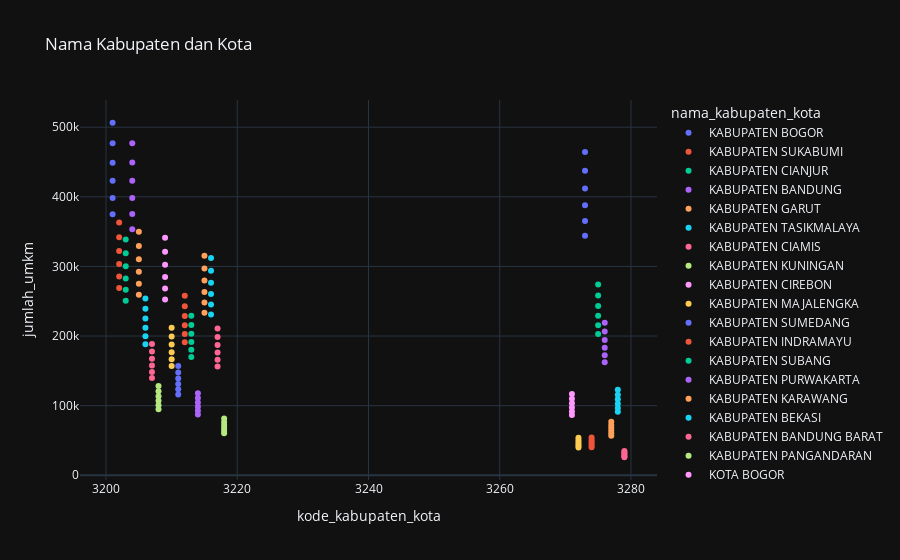

Notebook code for this chart:
### Markdown cell above
### **Nama Kabupaten dan Kota manakah yang memiliki Jumlah UMKM terbanyak?**

### Code cell
bivariate_visualization_scatter(
    data=data,
    y='jumlah_umkm',
    x='kode_kabupaten_kota',
    color='nama_kabupaten_kota',
    title='Nama Kabupaten dan Kota'
)

### Figure 1 — Plotly figure (JSON) as saved in the notebook; plotly's stock layout.template omitted (floating-point values rounded to 4 significant figures)
{"data": [{"hovertemplate": "nama_kabupaten_kota=KABUPATEN BOGOR<br>kode_kabupaten_kota=%{x}<br>jumlah_umkm=%{y}<extra></extra>", "legendgroup": "KABUPATEN BOGOR", "marker": {"color": "#636efa", "symbol": "circle"}, "mode": "markers", "name": "KABUPATEN BOGOR", "orientation": "v", "showlegend": true, "type": "scatter", "x": [3201, 3201, 3201, 3201, 3201, 3201], "xaxis": "x", "y": [375048, 398253, 422894, 449059, 476844, 506347], "yaxis": "y"}, {"hovertemplate": "<b>OLS trendline</b><br>jumlah_umkm = 136.855<br>R<sup>2</sup>=0.000000<br><br>nama_kabupaten_kota=KABUPATEN BOGOR<br>kode_kabupaten_kota=%{x}<br>jumlah_umkm=%{y} <b>(trend)</b><extra></extra>", "legendgroup": "KABUPATEN BOGOR", "marker": {"color": "#636efa", "symbol": "circle"}, "mode": "lines", "name": "KABUPATEN BOGOR", "showlegend": false, "type": "scatter", "x": [3201, 3201, 3201, 3201, 3201, 3201], "xaxis": "x", "y": [438100.0, 438100.0, 438100.0, 438100.0, 438100.0, 438100.0], "yaxis": "y"}, {"hovertemplate": "nama_kabupaten_kota=KABUPATEN SUKABUMI<br>kode_kabupaten_kota=%{x}<br>jumlah_umkm=%{y}<extra></extra>", "legendgroup": "KABUPATEN SUKABUMI", "marker": {"color": "#EF553B", "symbol": "circle"}, "mode": "markers", "name": "KABUPATEN SUKABUMI", "orientation": "v", "showlegend": true, "type": "scatter", "x": [3202, 3202, 3202, 3202, 3202, 3202], "xaxis": "x", "y": [269002, 285646, 303319, 322086, 342015, 363176], "yaxis": "y"}, {"hovertemplate": "<b>OLS trendline</b><br>jumlah_umkm = 98.1285<br>R<sup>2</sup>=0.000000<br><br>nama_kabupaten_kota=KABUPATEN SUKABUMI<br>kode_kabupaten_kota=%{x}<br>jumlah_umkm=%{y} <b>(trend)</b><extra></extra>", "legendgroup": "KABUPATEN SUKABUMI", "marker": {"color": "#EF553B", "symbol": "circle"}, "mode": "lines", "name": "KABUPATEN SUKABUMI", "showlegend": false, "type": "scatter", "x": [3202, 3202, 3202, 3202, 3202, 3202], "xaxis": "x", "y": [314200.0, 314200.0, 314200.0, 314200.0, 314200.0, 314200.0], "yaxis": "y"}, {"hovertemplate": "nama_kabupaten_kota=KABUPATEN CIANJUR<br>kode_kabupaten_kota=%{x}<br>jumlah_umkm=%{y}<extra></extra>", "legendgroup": "KABUPATEN CIANJUR", "marker": {"color": "#00cc96", "symbol": "circle"}, "mode": "markers", "name": "KABUPATEN CIANJUR", "orientation": "v", "showlegend": true, "type": "scatter", "x": [3203, 3203, 3203, 3203, 3203, 3203], "xaxis": "x", "y": [250808, 266326, 282804, 300302, 318882, 338612], "yaxis": "y"}, {"hovertemplate": "<b>OLS trendline</b><br>jumlah_umkm = 91.4629<br>R<sup>2</sup>=0.000000<br><br>nama_kabupaten_kota=KABUPATEN CIANJUR<br>kode_kabupaten_kota=%{x}<br>jumlah_umkm=%{y} <b>(trend)</b><extra></extra>", "legendgroup": "KABUPATEN CIANJUR", "marker": {"color": "#00cc96", "symbol": "circle"}, "mode": "lines", "name": "KABUPATEN CIANJUR", "showlegend": false, "type": "scatter", "x": [3203, 3203, 3203, 3203, 3203, 3203], "xaxis": "x", "y": [293000.0, 293000.0, 293000.0, 293000.0, 293000.0, 293000.0], "yaxis": "y"}, {"hovertemplate": "nama_kabupaten_kota=KABUPATEN BANDUNG<br>kode_kabupaten_kota=%{x}<br>jumlah_umkm=%{y}<extra></extra>", "legendgroup": "KABUPATEN BANDUNG", "marker": {"color": "#ab63fa", "symbol": "circle"}, "mode": "markers", "name": "KABUPATEN BANDUNG", "orientation": "v", "showlegend": true, "type": "scatter", "x": [3204, 3204, 3204, 3204, 3204, 3204], "xaxis": "x", "y": [353277, 375135, 398346, 422992, 449164, 476954], "yaxis": "y"}, {"hovertemplate": "<b>OLS trendline</b><br>jumlah_umkm = 128.79<br>R<sup>2</sup>=-0.000000<br><br>nama_kabupaten_kota=KABUPATEN BANDUNG<br>kode_kabupaten_kota=%{x}<br>jumlah_umkm=%{y} <b>(trend)</b><extra></extra>", "legendgroup": "KABUPATEN BANDUNG", "marker": {"color": "#ab63fa", "symbol": "circle"}, "mode": "lines", "name": "KABUPATEN BANDUNG", "showlegend": false, "type": "scatter", "x": [3204, 3204, 3204, 3204, 3204, 3204], "xaxis": "x", "y": [412600.0, 412600.0, 412600.0, 412600.0, 412600.0, 412600.0], "yaxis": "y"}, {"hovertemplate": "nama_kabupaten_kota=KABUPATEN GARUT<br>kode_kabupaten_kota=%{x}<br>jumlah_umkm=%{y}<extra></extra>", "legendgroup": "KABUPATEN GARUT", "marker": {"color": "#FFA15A", "symbol": "circle"}, "mode": "markers", "name": "KABUPATEN GARUT", "orientation": "v", "showlegend": true, "type": "scatter", "x": [3205, 3205, 3205, 3205, 3205, 3205], "xaxis": "x", "y": [259141, 275175, 292200, 310279, 329477, 349863], "yaxis": "y"}, {"hovertemplate": "<b>OLS trendline</b><br>jumlah_umkm = 94.4428<br>R<sup>2</sup>=0.000000<br><br>nama_kabupaten_kota=KABUPATEN GARUT<br>kode_kabupaten_kota=%{x}<br>jumlah_umkm=%{y} <b>(trend)</b><extra></extra>", "legendgroup": "KABUPATEN GARUT", "marker": {"color": "#FFA15A", "symbol": "circle"}, "mode": "lines", "name": "KABUPATEN GARUT", "showlegend": false, "type": "scatter", "x": [3205, 3205, 3205, 3205, 3205, 3205], "xaxis": "x", "y": [302700.0, 302700.0, 302700.0, 302700.0, 302700.0, 302700.0], "yaxis": "y"}, {"hovertemplate": "nama_kabupaten_kota=KABUPATEN TASIKMALAYA<br>kode_kabupaten_kota=%{x}<br>jumlah_umkm=%{y}<extra></extra>", "legendgroup": "KABUPATEN TASIKMALAYA", "marker": {"color": "#19d3f3", "symbol": "circle"}, "mode": "markers", "name": "KABUPATEN TASIKMALAYA", "orientation": "v", "showlegend": true, "type": "scatter", "x": [3206, 3206, 3206, 3206, 3206, 3206], "xaxis": "x", "y": [188068, 199704, 212060, 225181, 239114, 253908], "yaxis": "y"}, {"hovertemplate": "<b>OLS trendline</b><br>jumlah_umkm = 68.5192<br>R<sup>2</sup>=0.000000<br><br>nama_kabupaten_kota=KABUPATEN TASIKMALAYA<br>kode_kabupaten_kota=%{x}<br>jumlah_umkm=%{y} <b>(trend)</b><extra></extra>", "legendgroup": "KABUPATEN TASIKMALAYA", "marker": {"color": "#19d3f3", "symbol": "circle"}, "mode": "lines", "name": "KABUPATEN TASIKMALAYA", "showlegend": false, "type": "scatter", "x": [3206, 3206, 3206, 3206, 3206, 3206], "xaxis": "x", "y": [219700.0, 219700.0, 219700.0, 219700.0, 219700.0, 219700.0], "yaxis": "y"}, {"hovertemplate": "nama_kabupaten_kota=KABUPATEN CIAMIS<br>kode_kabupaten_kota=%{x}<br>jumlah_umkm=%{y}<extra></extra>", "legendgroup": "KABUPATEN CIAMIS", "marker": {"color": "#FF6692", "symbol": "circle"}, "mode": "markers", "name": "KABUPATEN CIAMIS", "orientation": "v", "showlegend": true, "type": "scatter", "x": [3207, 3207, 3207, 3207, 3207, 3207], "xaxis": "x", "y": [139719, 148364, 157543, 167291, 177642, 188633], "yaxis": "y"}, {"hovertemplate": "<b>OLS trendline</b><br>jumlah_umkm = 50.8883<br>R<sup>2</sup>=0.000000<br><br>nama_kabupaten_kota=KABUPATEN CIAMIS<br>kode_kabupaten_kota=%{x}<br>jumlah_umkm=%{y} <b>(trend)</b><extra></extra>", "legendgroup": "KABUPATEN CIAMIS", "marker": {"color": "#FF6692", "symbol": "circle"}, "mode": "lines", "name": "KABUPATEN CIAMIS", "showlegend": false, "type": "scatter", "x": [3207, 3207, 3207, 3207, 3207, 3207], "xaxis": "x", "y": [163200.0, 163200.0, 163200.0, 163200.0, 163200.0, 163200.0], "yaxis": "y"}, {"hovertemplate": "nama_kabupaten_kota=KABUPATEN KUNINGAN<br>kode_kabupaten_kota=%{x}<br>jumlah_umkm=%{y}<extra></extra>", "legendgroup": "KABUPATEN KUNINGAN", "marker": {"color": "#B6E880", "symbol": "circle"}, "mode": "markers", "name": "KABUPATEN KUNINGAN", "orientation": "v", "showlegend": true, "type": "scatter", "x": [3208, 3208, 3208, 3208, 3208, 3208], "xaxis": "x", "y": [94885, 100756, 106990, 113609, 120639, 128103], "yaxis": "y"}, {"hovertemplate": "<b>OLS trendline</b><br>jumlah_umkm = 34.5481<br>R<sup>2</sup>=0.000000<br><br>nama_kabupaten_kota=KABUPATEN KUNINGAN<br>kode_kabupaten_kota=%{x}<br>jumlah_umkm=%{y} <b>(trend)</b><extra></extra>", "legendgroup": "KABUPATEN KUNINGAN", "marker": {"color": "#B6E880", "symbol": "circle"}, "mode": "lines", "name": "KABUPATEN KUNINGAN", "showlegend": false, "type": "scatter", "x": [3208, 3208, 3208, 3208, 3208, 3208], "xaxis": "x", "y": [110800.0, 110800.0, 110800.0, 110800.0, 110800.0, 110800.0], "yaxis": "y"}, {"hovertemplate": "nama_kabupaten_kota=KABUPATEN CIREBON<br>kode_kabupaten_kota=%{x}<br>jumlah_umkm=%{y}<extra></extra>", "legendgroup": "KABUPATEN CIREBON", "marker": {"color": "#FF97FF", "symbol": "circle"}, "mode": "markers", "name": "KABUPATEN CIREBON", "orientation": "v", "showlegend": true, "type": "scatter", "x": [3209, 3209, 3209, 3209, 3209, 3209], "xaxis": "x", "y": [252604, 268233, 284829, 302452, 321166, 341037], "yaxis": "y"}, {"hovertemplate": "<b>OLS trendline</b><br>jumlah_umkm = 91.9456<br>R<sup>2</sup>=0.000000<br><br>nama_kabupaten_kota=KABUPATEN CIREBON<br>kode_kabupaten_kota=%{x}<br>jumlah_umkm=%{y} <b>(trend)</b><extra></extra>", "legendgroup": "KABUPATEN CIREBON", "marker": {"color": "#FF97FF", "symbol": "circle"}, "mode": "lines", "name": "KABUPATEN CIREBON", "showlegend": false, "type": "scatter", "x": [3209, 3209, 3209, 3209, 3209, 3209], "xaxis": "x", "y": [295100.0, 295100.0, 295100.0, 295100.0, 295100.0, 295100.0], "yaxis": "y"}, {"hovertemplate": "nama_kabupaten_kota=KABUPATEN MAJALENGKA<br>kode_kabupaten_kota=%{x}<br>jumlah_umkm=%{y}<extra></extra>", "legendgroup": "KABUPATEN MAJALENGKA", "marker": {"color": "#FECB52", "symbol": "circle"}, "mode": "markers", "name": "KABUPATEN MAJALENGKA", "orientation": "v", "showlegend": true, "type": "scatter", "x": [3210, 3210, 3210, 3210, 3210, 3210], "xaxis": "x", "y": [156841, 166545, 176850, 187792, 199411, 211749], "yaxis": "y"}, {"hovertemplate": "<b>OLS trendline</b><br>jumlah_umkm = 57.071<br>R<sup>2</sup>=0.000000<br><br>nama_kabupaten_kota=KABUPATEN MAJALENGKA<br>kode_kabupaten_kota=%{x}<br>jumlah_umkm=%{y} <b>(trend)</b><extra></extra>", "legendgroup": "KABUPATEN MAJALENGKA", "marker": {"color": "#FECB52", "symbol": "circle"}, "mode": "lines", "name": "KABUPATEN MAJALENGKA", "showlegend": false, "type": "scatter", "x": [3210, 3210, 3210, 3210, 3210, 3210], "xaxis": "x", "y": [183200.0, 183200.0, 183200.0, 183200.0, 183200.0, 183200.0], "yaxis": "y"}, {"hovertemplate": "nama_kabupaten_kota=KABUPATEN SUMEDANG<br>kode_kabupaten_kota=%{x}<br>jumlah_umkm=%{y}<extra></extra>", "legendgroup": "KABUPATEN SUMEDANG", "marker": {"color": "#636efa", "symbol": "circle"}, "mode": "markers", "name": "KABUPATEN SUMEDANG", "orientation": "v", "showlegend": true, "type": "scatter", "x": [3211, 3211, 3211, 3211, 3211, 3211], "xaxis": "x", "y": [116203, 123393, 131027, 139134, 147743, 156884], "yaxis": "y"}, {"hovertemplate": "<b>OLS trendline</b><br>jumlah_umkm = 42.2705<br>R<sup>2</sup>=0.000000<br><br>nama_kabupaten_kota=KABUPATEN SUMEDANG<br>kode_kabupaten_kota=%{x}<br>jumlah_umkm=%{y} <b>(trend)</b><extra></extra>", "legendgroup": "KABUPATEN SUMEDANG", "marker": {"color": "#636efa", "symbol": "circle"}, "mode": "lines", "name": "KABUPATEN SUMEDANG", "showlegend": false, "type": "scatter", "x": [3211, 3211, 3211, 3211, 3211, 3211], "xaxis": "x", "y": [135700.0, 135700.0, 135700.0, 135700.0, 135700.0, 135700.0], "yaxis": "y"}, {"hovertemplate": "nama_kabupaten_kota=KABUPATEN INDRAMAYU<br>kode_kabupaten_kota=%{x}<br>jumlah_umkm=%{y}<extra></extra>", "legendgroup": "KABUPATEN INDRAMAYU", "marker": {"color": "#EF553B", "symbol": "circle"}, "mode": "markers", "name": "KABUPATEN INDRAMAYU", "orientation": "v", "showlegend": true, "type": "scatter", "x": [3212, 3212, 3212, 3212, 3212, 3212], "xaxis": "x", "y": [191046, 202866, 215418, 228747, 242900, 257929], "yaxis": "y"}, {"hovertemplate": "<b>OLS trendline</b><br>jumlah_umkm = 69.4742<br>R<sup>2</sup>=0.000000<br><br>nama_kabupaten_kota=KABUPATEN INDRAMAYU<br>kode_kabupaten_kota=%{x}<br>jumlah_umkm=%{y} <b>(trend)</b><extra></extra>", "legendgroup": "KABUPATEN INDRAMAYU", "marker": {"color": "#EF553B", "symbol": "circle"}, "mode": "lines", "name": "KABUPATEN INDRAMAYU", "showlegend": false, "type": "scatter", "x": [3212, 3212, 3212, 3212, 3212, 3212], "xaxis": "x", "y": [223151, 223151, 223151, 223151, 223151, 223151], "yaxis": "y"}, {"hovertemplate": "nama_kabupaten_kota=KABUPATEN SUBANG<br>kode_kabupaten_kota=%{x}<br>jumlah_umkm=%{y}<extra></extra>", "legendgroup": "KABUPATEN SUBANG", "marker": {"color": "#00cc96", "symbol": "circle"}, "mode": "markers", "name": "KABUPATEN SUBANG", "orientation": "v", "showlegend": true, "type": "scatter", "x": [3213, 3213, 3213, 3213, 3213, 3213], "xaxis": "x", "y": [169778, 180283, 191437, 203282, 215859, 229215], "yaxis": "y"}, {"hovertemplate": "<b>OLS trendline</b><br>jumlah_umkm = 61.7208<br>R<sup>2</sup>=-0.000000<br><br>nama_kabupaten_kota=KABUPATEN SUBANG<br>kode_kabupaten_kota=%{x}<br>jumlah_umkm=%{y} <b>(trend)</b><extra></extra>", "legendgroup": "KABUPATEN SUBANG", "marker": {"color": "#00cc96", "symbol": "circle"}, "mode": "lines", "name": "KABUPATEN SUBANG", "showlegend": false, "type": "scatter", "x": [3213, 3213, 3213, 3213, 3213, 3213], "xaxis": "x", "y": [198300.0, 198300.0, 198300.0, 198300.0, 198300.0, 198300.0], "yaxis": "y"}, {"hovertemplate": "nama_kabupaten_kota=KABUPATEN PURWAKARTA<br>kode_kabupaten_kota=%{x}<br>jumlah_umkm=%{y}<extra></extra>", "legendgroup": "KABUPATEN PURWAKARTA", "marker": {"color": "#ab63fa", "symbol": "circle"}, "mode": "markers", "name": "KABUPATEN PURWAKARTA", "orientation": "v", "showlegend": true, "type": "scatter", "x": [3214, 3214, 3214, 3214, 3214, 3214], "xaxis": "x", "y": [87246, 92644, 98376, 104463, 110926, 117790], "yaxis": "y"}, {"hovertemplate": "<b>OLS trendline</b><br>jumlah_umkm = 31.7074<br>R<sup>2</sup>=0.000000<br><br>nama_kabupaten_kota=KABUPATEN PURWAKARTA<br>kode_kabupaten_kota=%{x}<br>jumlah_umkm=%{y} <b>(trend)</b><extra></extra>", "legendgroup": "KABUPATEN PURWAKARTA", "marker": {"color": "#ab63fa", "symbol": "circle"}, "mode": "lines", "name": "KABUPATEN PURWAKARTA", "showlegend": false, "type": "scatter", "x": [3214, 3214, 3214, 3214, 3214, 3214], "xaxis": "x", "y": [101900.0, 101900.0, 101900.0, 101900.0, 101900.0, 101900.0], "yaxis": "y"}, {"hovertemplate": "nama_kabupaten_kota=KABUPATEN KARAWANG<br>kode_kabupaten_kota=%{x}<br>jumlah_umkm=%{y}<extra></extra>", "legendgroup": "KABUPATEN KARAWANG", "marker": {"color": "#FFA15A", "symbol": "circle"}, "mode": "markers", "name": "KABUPATEN KARAWANG", "orientation": "v", "showlegend": true, "type": "scatter", "x": [3215, 3215, 3215, 3215, 3215, 3215], "xaxis": "x", "y": [233606, 248060, 263408, 279705, 297011, 315388], "yaxis": "y"}, {"hovertemplate": "<b>OLS trendline</b><br>jumlah_umkm = 84.8719<br>R<sup>2</sup>=0.000000<br><br>nama_kabupaten_kota=KABUPATEN KARAWANG<br>kode_kabupaten_kota=%{x}<br>jumlah_umkm=%{y} <b>(trend)</b><extra></extra>", "legendgroup": "KABUPATEN KARAWANG", "marker": {"color": "#FFA15A", "symbol": "circle"}, "mode": "lines", "name": "KABUPATEN KARAWANG", "showlegend": false, "type": "scatter", "x": [3215, 3215, 3215, 3215, 3215, 3215], "xaxis": "x", "y": [272900.0, 272900.0, 272900.0, 272900.0, 272900.0, 272900.0], "yaxis": "y"}, {"hovertemplate": "nama_kabupaten_kota=KABUPATEN BEKASI<br>kode_kabupaten_kota=%{x}<br>jumlah_umkm=%{y}<extra></extra>", "legendgroup": "KABUPATEN BEKASI", "marker": {"color": "#19d3f3", "symbol": "circle"}, "mode": "markers", "name": "KABUPATEN BEKASI", "orientation": "v", "showlegend": true, "type": "scatter", "x": [3216, 3216, 3216, 3216, 3216, 3216], "xaxis": "x", "y": [231042, 245337, 260517, 276635, 293752, 311927], "yaxis": "y"}, {"hovertemplate": "<b>OLS trendline</b><br>jumlah_umkm = 83.9143<br>R<sup>2</sup>=0.000000<br><br>nama_kabupaten_kota=KABUPATEN BEKASI<br>kode_kabupaten_kota=%{x}<br>jumlah_umkm=%{y} <b>(trend)</b><extra></extra>", "legendgroup": "KABUPATEN BEKASI", "marker": {"color": "#19d3f3", "symbol": "circle"}, "mode": "lines", "name": "KABUPATEN BEKASI", "showlegend": false, "type": "scatter", "x": [3216, 3216, 3216, 3216, 3216, 3216], "xaxis": "x", "y": [269900.0, 269900.0, 269900.0, 269900.0, 269900.0, 269900.0], "yaxis": "y"}, {"hovertemplate": "nama_kabupaten_kota=KABUPATEN BANDUNG BARAT<br>kode_kabupaten_kota=%{x}<br>jumlah_umkm=%{y}<extra></extra>", "legendgroup": "KABUPATEN BANDUNG BARAT", "marker": {"color": "#FF6692", "symbol": "circle"}, "mode": "markers", "name": "KABUPATEN BANDUNG BARAT", "orientation": "v", "showlegend": true, "type": "scatter", "x": [3217, 3217, 3217, 3217, 3217, 3217], "xaxis": "x", "y": [156287, 165957, 176225, 187128, 198707, 211001], "yaxis": "y"}, {"hovertemplate": "<b>OLS trendline</b><br>jumlah_umkm = 56.7457<br>R<sup>2</sup>=0.000000<br><br>nama_kabupaten_kota=KABUPATEN BANDUNG BARAT<br>kode_kabupaten_kota=%{x}<br>jumlah_umkm=%{y} <b>(trend)</b><extra></extra>", "legendgroup": "KABUPATEN BANDUNG BARAT", "marker": {"color": "#FF6692", "symbol": "circle"}, "mode": "lines", "name": "KABUPATEN BANDUNG BARAT", "showlegend": false, "type": "scatter", "x": [3217, 3217, 3217, 3217, 3217, 3217], "xaxis": "x", "y": [182600.0, 182600.0, 182600.0, 182600.0, 182600.0, 182600.0], "yaxis": "y"}, {"hovertemplate": "nama_kabupaten_kota=KABUPATEN PANGANDARAN<br>kode_kabupaten_kota=%{x}<br>jumlah_umkm=%{y}<extra></extra>", "legendgroup": "KABUPATEN PANGANDARAN", "marker": {"color": "#B6E880", "symbol": "circle"}, "mode": "markers", "name": "KABUPATEN PANGANDARAN", "orientation": "v", "showlegend": true, "type": "scatter", "x": [3218, 3218, 3218, 3218, 3218, 3218], "xaxis": "x", "y": [60293, 64023, 67985, 72191, 76658, 81401], "yaxis": "y"}, {"hovertemplate": "<b>OLS trendline</b><br>jumlah_umkm = 21.8848<br>R<sup>2</sup>=0.000000<br><br>nama_kabupaten_kota=KABUPATEN PANGANDARAN<br>kode_kabupaten_kota=%{x}<br>jumlah_umkm=%{y} <b>(trend)</b><extra></extra>", "legendgroup": "KABUPATEN PANGANDARAN", "marker": {"color": "#B6E880", "symbol": "circle"}, "mode": "lines", "name": "KABUPATEN PANGANDARAN", "showlegend": false, "type": "scatter", "x": [3218, 3218, 3218, 3218, 3218, 3218], "xaxis": "x", "y": [70430.0, 70430.0, 70430.0, 70430.0, 70430.0, 70430.0], "yaxis": "y"}, {"hovertemplate": "nama_kabupaten_kota=KOTA BOGOR<br>kode_kabupaten_kota=%{x}<br>jumlah_umkm=%{y}<extra></extra>", "legendgroup": "KOTA BOGOR", "marker": {"color": "#FF97FF", "symbol": "circle"}, "mode": "markers", "name": "KOTA BOGOR", "orientation": "v", "showlegend": true, "type": "scatter", "x": [3271, 3271, 3271, 3271, 3271, 3271], "xaxis": "x", "y": [86406, 91752, 97429, 103457, 109858, 116656], "yaxis": "y"}, {"hovertemplate": "<b>OLS trendline</b><br>jumlah_umkm = 30.8549<br>R<sup>2</sup>=-0.000000<br><br>nama_kabupaten_kota=KOTA BOGOR<br>kode_kabupaten_kota=%{x}<br>jumlah_umkm=%{y} <b>(trend)</b><extra></extra>", "legendgroup": "KOTA BOGOR", "marker": {"color": "#FF97FF", "symbol": "circle"}, "mode": "lines", "name": "KOTA BOGOR", "showlegend": false, "type": "scatter", "x": [3271, 3271, 3271, 3271, 3271, 3271], "xaxis": "x", "y": [100900.0, 100900.0, 100900.0, 100900.0, 100900.0, 100900.0], "yaxis": "y"}, {"hovertemplate": "nama_kabupaten_kota=KOTA SUKABUMI<br>kode_kabupaten_kota=%{x}<br>jumlah_umkm=%{y}<extra></extra>", "legendgroup": "KOTA SUKABUMI", "marker": {"color": "#FECB52", "symbol": "circle"}, "mode": "markers", "name": "KOTA SUKABUMI", "orientation": "v", "showlegend": true, "type": "scatter", "x": [3272, 3272, 3272, 3272, 3272, 3272], "xaxis": "x", "y": [39982, 42456, 45083, 47872, 50834, 53979], "yaxis": "y"}, {"hovertemplate": "<b>OLS trendline</b><br>jumlah_umkm = 14.2729<br>R<sup>2</sup>=0.000000<br><br>nama_kabupaten_kota=KOTA SUKABUMI<br>kode_kabupaten_kota=%{x}<br>jumlah_umkm=%{y} <b>(trend)</b><extra></extra>", "legendgroup": "KOTA SUKABUMI", "marker": {"color": "#FECB52", "symbol": "circle"}, "mode": "lines", "name": "KOTA SUKABUMI", "showlegend": false, "type": "scatter", "x": [3272, 3272, 3272, 3272, 3272, 3272], "xaxis": "x", "y": [46701, 46701, 46701, 46701, 46701, 46701], "yaxis": "y"}, {"hovertemplate": "nama_kabupaten_kota=KOTA BANDUNG<br>kode_kabupaten_kota=%{x}<br>jumlah_umkm=%{y}<extra></extra>", "legendgroup": "KOTA BANDUNG", "marker": {"color": "#636efa", "symbol": "circle"}, "mode": "markers", "name": "KOTA BANDUNG", "orientation": "v", "showlegend": true, "type": "scatter", "x": [3273, 3273, 3273, 3273, 3273, 3273], "xaxis": "x", "y": [343938, 365218, 387815, 411810, 437290, 464346], "yaxis": "y"}, {"hovertemplate": "<b>OLS trendline</b><br>jumlah_umkm = 122.742<br>R<sup>2</sup>=0.000000<br><br>nama_kabupaten_kota=KOTA BANDUNG<br>kode_kabupaten_kota=%{x}<br>jumlah_umkm=%{y} <b>(trend)</b><extra></extra>", "legendgroup": "KOTA BANDUNG", "marker": {"color": "#636efa", "symbol": "circle"}, "mode": "lines", "name": "KOTA BANDUNG", "showlegend": false, "type": "scatter", "x": [3273, 3273, 3273, 3273, 3273, 3273], "xaxis": "x", "y": [401700.0, 401700.0, 401700.0, 401700.0, 401700.0, 401700.0], "yaxis": "y"}, {"hovertemplate": "nama_kabupaten_kota=KOTA CIREBON<br>kode_kabupaten_kota=%{x}<br>jumlah_umkm=%{y}<extra></extra>", "legendgroup": "KOTA CIREBON", "marker": {"color": "#EF553B", "symbol": "circle"}, "mode": "markers", "name": "KOTA CIREBON", "orientation": "v", "showlegend": true, "type": "scatter", "x": [3274, 3274, 3274, 3274, 3274, 3274], "xaxis": "x", "y": [40224, 42713, 45355, 48162, 51142, 54306], "yaxis": "y"}, {"hovertemplate": "<b>OLS trendline</b><br>jumlah_umkm = 14.3505<br>R<sup>2</sup>=-0.000000<br><br>nama_kabupaten_kota=KOTA CIREBON<br>kode_kabupaten_kota=%{x}<br>jumlah_umkm=%{y} <b>(trend)</b><extra></extra>", "legendgroup": "KOTA CIREBON", "marker": {"color": "#EF553B", "symbol": "circle"}, "mode": "lines", "name": "KOTA CIREBON", "showlegend": false, "type": "scatter", "x": [3274, 3274, 3274, 3274, 3274, 3274], "xaxis": "x", "y": [46980.0, 46980.0, 46980.0, 46980.0, 46980.0, 46980.0], "yaxis": "y"}, {"hovertemplate": "nama_kabupaten_kota=KOTA BEKASI<br>kode_kabupaten_kota=%{x}<br>jumlah_umkm=%{y}<extra></extra>", "legendgroup": "KOTA BEKASI", "marker": {"color": "#00cc96", "symbol": "circle"}, "mode": "markers", "name": "KOTA BEKASI", "orientation": "v", "showlegend": true, "type": "scatter", "x": [3275, 3275, 3275, 3275, 3275, 3275], "xaxis": "x", "y": [203056, 215620, 228960, 243127, 258170, 274143], "yaxis": "y"}, {"hovertemplate": "<b>OLS trendline</b><br>jumlah_umkm = 72.4212<br>R<sup>2</sup>=0.000000<br><br>nama_kabupaten_kota=KOTA BEKASI<br>kode_kabupaten_kota=%{x}<br>jumlah_umkm=%{y} <b>(trend)</b><extra></extra>", "legendgroup": "KOTA BEKASI", "marker": {"color": "#00cc96", "symbol": "circle"}, "mode": "lines", "name": "KOTA BEKASI", "showlegend": false, "type": "scatter", "x": [3275, 3275, 3275, 3275, 3275, 3275], "xaxis": "x", "y": [237200.0, 237200.0, 237200.0, 237200.0, 237200.0, 237200.0], "yaxis": "y"}, {"hovertemplate": "nama_kabupaten_kota=KOTA DEPOK<br>kode_kabupaten_kota=%{x}<br>jumlah_umkm=%{y}<extra></extra>", "legendgroup": "KOTA DEPOK", "marker": {"color": "#ab63fa", "symbol": "circle"}, "mode": "markers", "name": "KOTA DEPOK", "orientation": "v", "showlegend": true, "type": "scatter", "x": [3276, 3276, 3276, 3276, 3276, 3276], "xaxis": "x", "y": [162388, 172435, 183104, 194433, 206463, 219238], "yaxis": "y"}, {"hovertemplate": "<b>OLS trendline</b><br>jumlah_umkm = 57.8989<br>R<sup>2</sup>=-0.000000<br><br>nama_kabupaten_kota=KOTA DEPOK<br>kode_kabupaten_kota=%{x}<br>jumlah_umkm=%{y} <b>(trend)</b><extra></extra>", "legendgroup": "KOTA DEPOK", "marker": {"color": "#ab63fa", "symbol": "circle"}, "mode": "lines", "name": "KOTA DEPOK", "showlegend": false, "type": "scatter", "x": [3276, 3276, 3276, 3276, 3276, 3276], "xaxis": "x", "y": [189700.0, 189700.0, 189700.0, 189700.0, 189700.0, 189700.0], "yaxis": "y"}, {"hovertemplate": "nama_kabupaten_kota=KOTA CIMAHI<br>kode_kabupaten_kota=%{x}<br>jumlah_umkm=%{y}<extra></extra>", "legendgroup": "KOTA CIMAHI", "marker": {"color": "#FFA15A", "symbol": "circle"}, "mode": "markers", "name": "KOTA CIMAHI", "orientation": "v", "showlegend": true, "type": "scatter", "x": [3277, 3277, 3277, 3277, 3277, 3277], "xaxis": "x", "y": [56910, 60431, 64170, 68141, 72357, 76833], "yaxis": "y"}, {"hovertemplate": "<b>OLS trendline</b><br>jumlah_umkm = 20.2849<br>R<sup>2</sup>=0.000000<br><br>nama_kabupaten_kota=KOTA CIMAHI<br>kode_kabupaten_kota=%{x}<br>jumlah_umkm=%{y} <b>(trend)</b><extra></extra>", "legendgroup": "KOTA CIMAHI", "marker": {"color": "#FFA15A", "symbol": "circle"}, "mode": "lines", "name": "KOTA CIMAHI", "showlegend": false, "type": "scatter", "x": [3277, 3277, 3277, 3277, 3277, 3277], "xaxis": "x", "y": [66470.0, 66470.0, 66470.0, 66470.0, 66470.0, 66470.0], "yaxis": "y"}, {"hovertemplate": "nama_kabupaten_kota=KOTA TASIKMALAYA<br>kode_kabupaten_kota=%{x}<br>jumlah_umkm=%{y}<extra></extra>", "legendgroup": "KOTA TASIKMALAYA", "marker": {"color": "#19d3f3", "symbol": "circle"}, "mode": "markers", "name": "KOTA TASIKMALAYA", "orientation": "v", "showlegend": true, "type": "scatter", "x": [3278, 3278, 3278, 3278, 3278, 3278], "xaxis": "x", "y": [91113, 96750, 102737, 109093, 115843, 123010], "yaxis": "y"}, {"hovertemplate": "<b>OLS trendline</b><br>jumlah_umkm = 32.4662<br>R<sup>2</sup>=-0.000000<br><br>nama_kabupaten_kota=KOTA TASIKMALAYA<br>kode_kabupaten_kota=%{x}<br>jumlah_umkm=%{y} <b>(trend)</b><extra></extra>", "legendgroup": "KOTA TASIKMALAYA", "marker": {"color": "#19d3f3", "symbol": "circle"}, "mode": "lines", "name": "KOTA TASIKMALAYA", "showlegend": false, "type": "scatter", "x": [3278, 3278, 3278, 3278, 3278, 3278], "xaxis": "x", "y": [106400.0, 106400.0, 106400.0, 106400.0, 106400.0, 106400.0], "yaxis": "y"}, {"hovertemplate": "nama_kabupaten_kota=KOTA BANJAR<br>kode_kabupaten_kota=%{x}<br>jumlah_umkm=%{y}<extra></extra>", "legendgroup": "KOTA BANJAR", "marker": {"color": "#FF6692", "symbol": "circle"}, "mode": "markers", "name": "KOTA BANJAR", "orientation": "v", "showlegend": true, "type": "scatter", "x": [3279, 3279, 3279, 3279, 3279, 3279], "xaxis": "x", "y": [25896, 27498, 29200, 31006, 32925, 34962], "yaxis": "y"}, {"hovertemplate": "<b>OLS trendline</b><br>jumlah_umkm = 9.22471<br>R<sup>2</sup>=-0.000000<br><br>nama_kabupaten_kota=KOTA BANJAR<br>kode_kabupaten_kota=%{x}<br>jumlah_umkm=%{y} <b>(trend)</b><extra></extra>", "legendgroup": "KOTA BANJAR", "marker": {"color": "#FF6692", "symbol": "circle"}, "mode": "lines", "name": "KOTA BANJAR", "showlegend": false, "type": "scatter", "x": [3279, 3279, 3279, 3279, 3279, 3279], "xaxis": "x", "y": [30250.0, 30250.0, 30250.0, 30250.0, 30250.0, 30250.0], "yaxis": "y"}], "layout": {"autosize": true, "legend": {"title": {"text": "nama_kabupaten_kota"}, "tracegroupgap": 0}, "title": {"text": "Nama Kabupaten dan Kota"}, "xaxis": {"anchor": "y", "autorange": true, "domain": [0, 1], "range": [3196.0, 3284.0], "title": {"text": "kode_kabupaten_kota"}, "type": "linear"}, "yaxis": {"anchor": "x", "autorange": true, "domain": [0, 1], "range": [-13750.0, 546000.0], "title": {"text": "jumlah_umkm"}, "type": "linear"}}}
